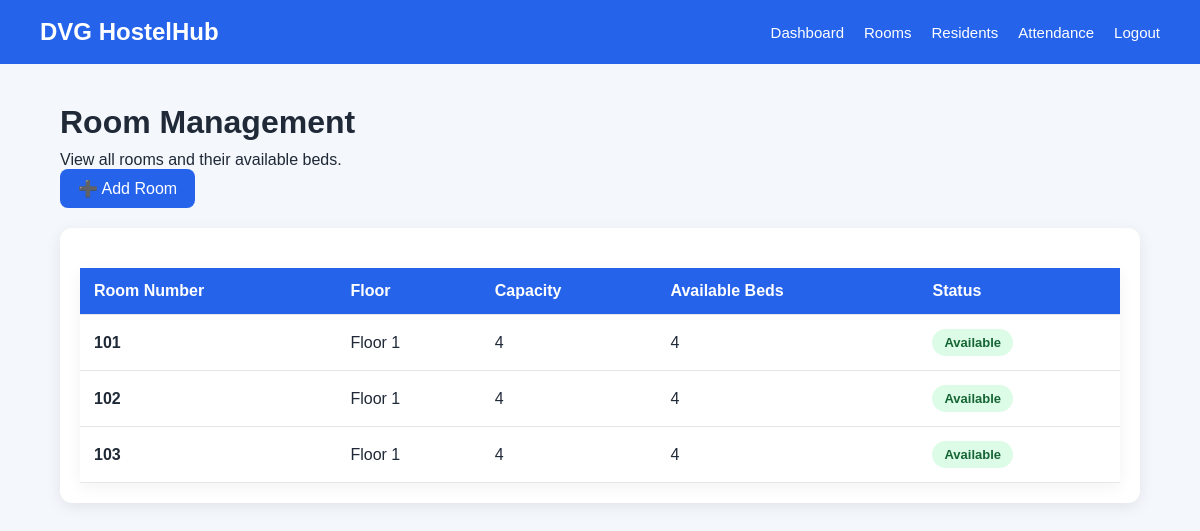
Screenshot of /rooms/ (signed in) with the database file from the repository.
### hostelhub/models.py (models this page shows, shortened)
class Room(models.Model):
    room_number = models.CharField(max_length=10, unique=True)
    floor = models.IntegerField()
    capacity = models.IntegerField()
    available_beds = models.IntegerField()

### hostelhub/views.py (the view)
# urls.py: path("rooms/",room_list,name="room_list"),
@login_required
def room_list(request):
    rooms = Room.objects.all()
    return render(
        request,
        "room_list.html",
        {"rooms": rooms}
    )

### hostelhub/templates/room_list.html
{% extends "base.html" %}
{% block content %}
<div class="page-header">
    <h1>Room Management</h1>
    <p>View all rooms and their available beds.</p>
</div>
<div class="section">
    <a href="{% url 'add_room' %}" class="btn">
        ➕ Add Room
    </a>
    <div class="table-card">
        <table>
            <thead>
                <tr>
                    <th>Room Number</th>
                    <th>Floor</th>
                    <th>Capacity</th>
                    <th>Available Beds</th>
                    <th>Status</th>
                </tr>
            </thead>
            <tbody>
                {% for room in rooms %}
                <tr>
                    <td>
                        <strong>{{ room.room_number }}</strong>
                    </td>
                    <td>
                        Floor {{ room.floor }}
                    </td>
                    <td>
                        {{ room.capacity }}
                    </td>
                    <td>
                        {{ room.available_beds }}
                    </td>
                    <td>
                        {% if room.available_beds > 0 %}
                            <span class="status present">
                                Available
                            </span>
                        {% else %}
                            <span class="status absent">
                                Full
                            </span>
                        {% endif %}
                    </td>
                </tr>
                {% empty %}
                <tr>
                    <td colspan="5">
                        No rooms found.
                    </td>
                </tr>
                {% endfor %}
            </tbody>
        </table>
    </div>
</div>
{% endblock %}

### hostelhub/static/css/style.css (style rules this page uses)
* { margin: 0; padding: 0; box-sizing: border-box; }
body { font-family: Arial, sans-serif; background: #f4f7fb; color: #1f2937; }
h1 { margin-bottom: 10px; }
.btn { display: inline-block; background: #2563eb; color: white; padding: 10px 18px; border-radius: 8px; text-decoration: none; border: none; cursor: pointer; }
table { width: 100%; border-collapse: collapse; background: white; margin-top: 20px; box-shadow: 0 4px 15px rgba(0, 0, 0, 0.05); }
th, td { padding: 14px; border-bottom: 1px solid #e5e7eb; text-align: left; }
th { background: #2563eb; color: white; }
.table-card { background: white; padding: 20px; border-radius: 12px; margin-top: 20px; box-shadow: 0 4px 15px rgba(0, 0, 0, 0.08); overflow-x: auto; }
.status { display: inline-block; padding: 6px 12px; border-radius: 20px; font-size: 13px; font-weight: bold; }
.present { background: #dcfce7; color: #166534; }

### rows the page displays
Room: room_number "101", floor "1", capacity "4", available_beds "4", shows "Available"
Room: room_number "102", floor "1", capacity "4", available_beds "4", shows "Available"
Room: room_number "103", floor "1", capacity "4", available_beds "4", shows "Available"
